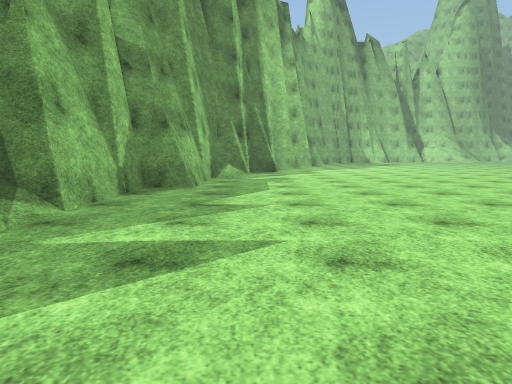
[1] (above)

19 first-person views from a walk through a scene from a Unity 3-D project. The camera is 1.3 m above the floor, tilts 6° down and sees 70° across. The floor is counted in squares, 2 m on a side. Each view is taken from the middle of a square. On the plan, view 1 faces up. The plan holds only what a view shows up to about 11 squares ahead; the rest is blank. The place goes on beyond the plan. The player character is not drawn. Surface patterns are stand-ins for the level's own textures.

[2]
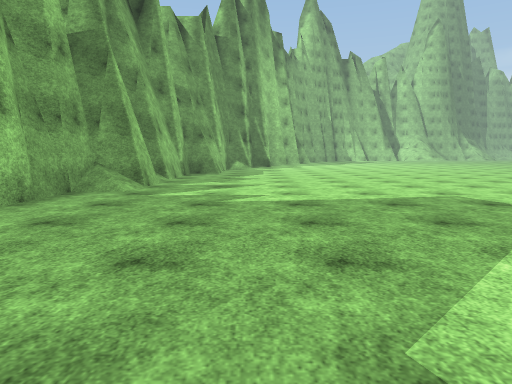

[3]
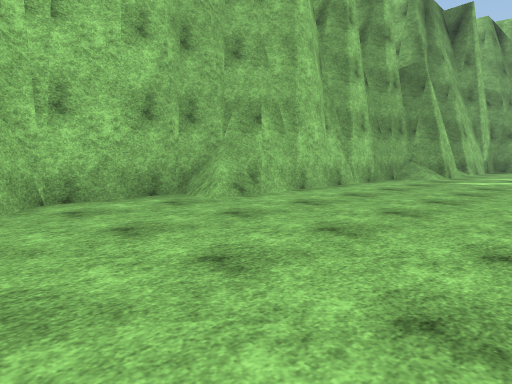

[4]
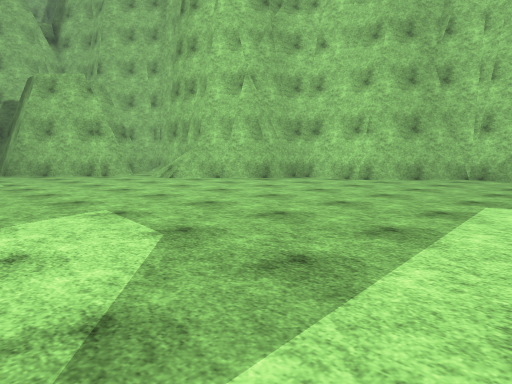

[5]
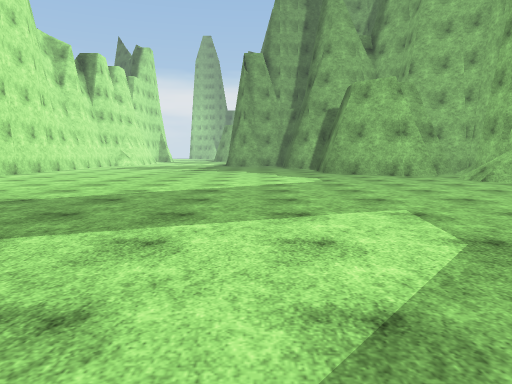

[6]
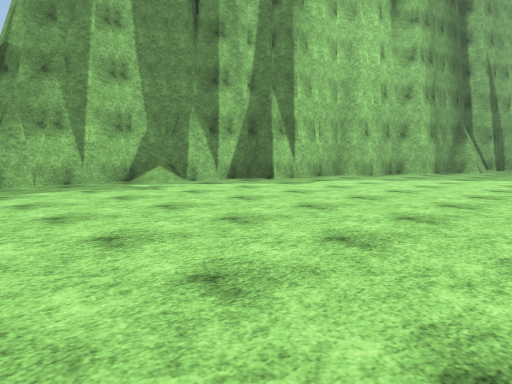

[7]
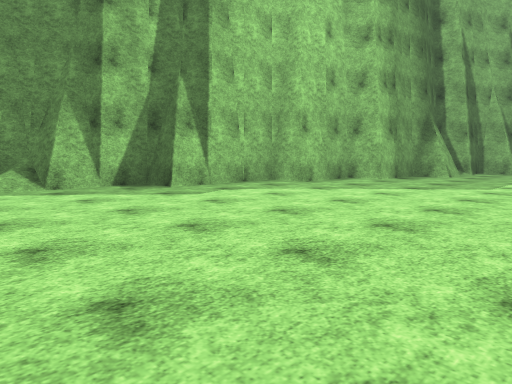

[8]
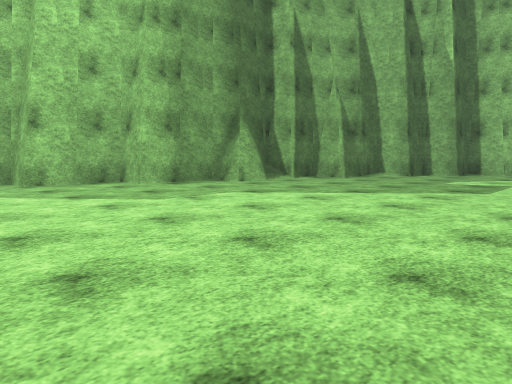

[9]
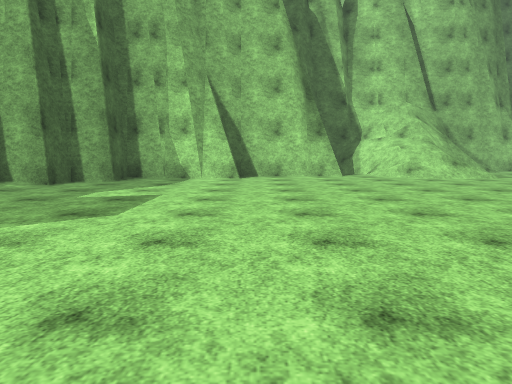

[10]
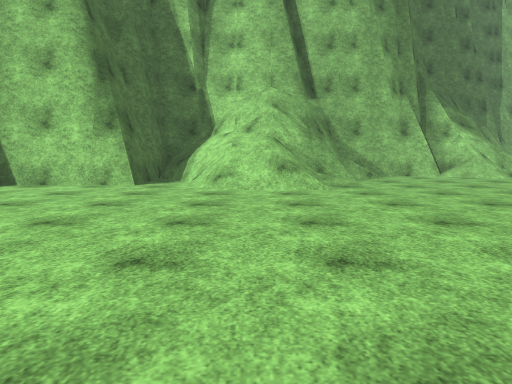

[11]
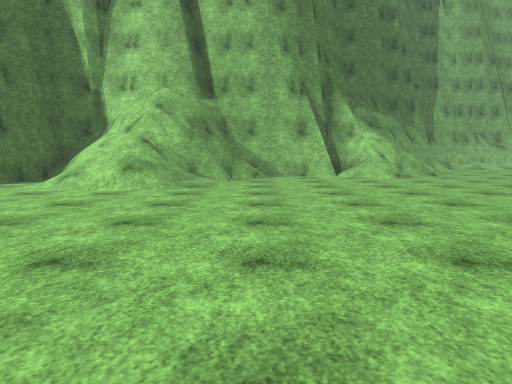

[12]
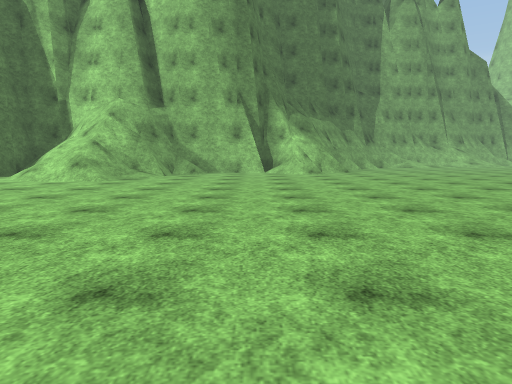

[13]
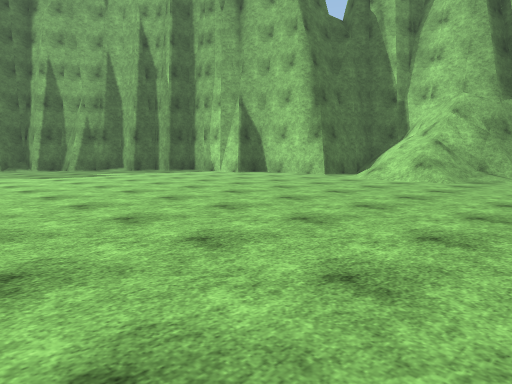

[14]
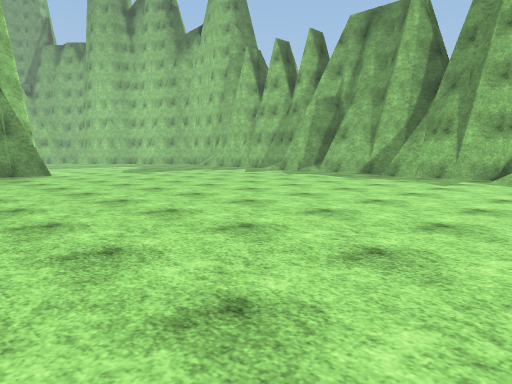

[15]
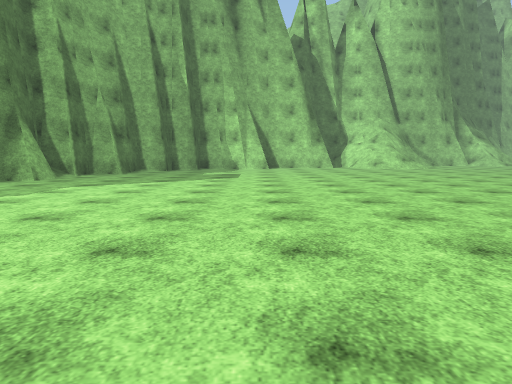

[16]
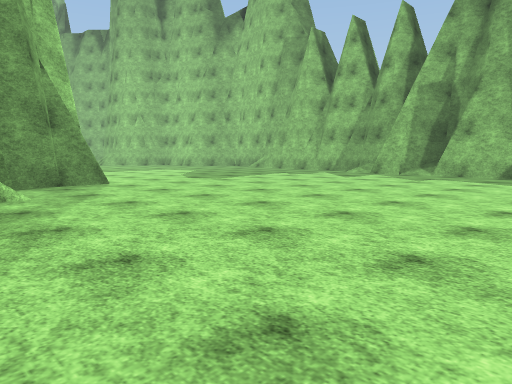

[17]
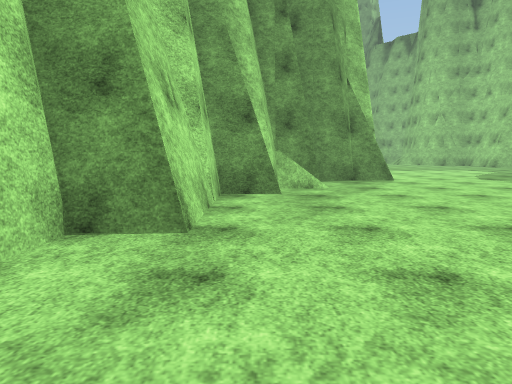

[18]
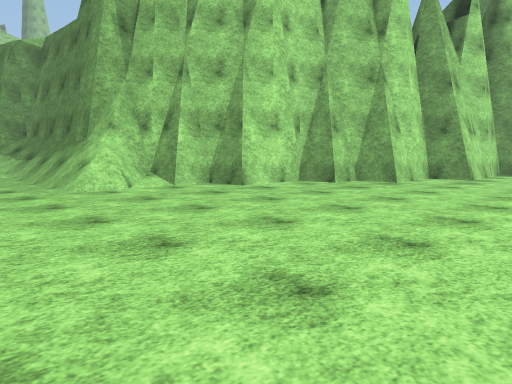

[19]
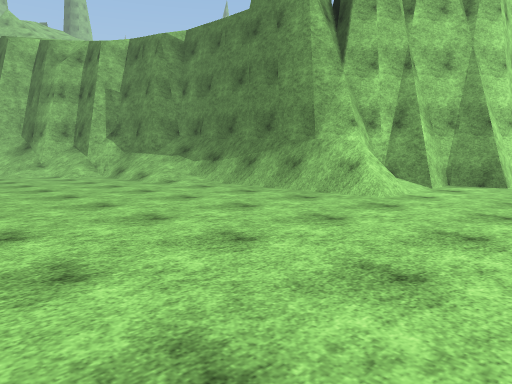

### Floor plan
Key: @ floor where view 1 was taken; # wall or solid block; . floor; / step, stairs or slope; = window, fence, low wall or low ledge.
Columns run from 4 left of view 1 to 25 right of it. Each row starts with its distance up from view 1.
 31                 ##########=/..
 30                 #/####/..//...
 29                 #/=/##........
 28              ####.=///........
 27           ####....///.........
 26          ##...................
 25         ##....................
 24         #....................
 23        ##....................
 22        #....................
 21        #...................
 20       ##...................
 19       #...................
 18      ##..................
 17      #....................../
 16      #.....................//
 15     ##...................//
 14     #.............///////##
 13     #.............=#######
 12    ##.............###
 11    #.............##
 10    #.............#
  9   ##............##
  8   #............##
  7   #............#
  6  ##...........##
  5  ##...........#
  4  #............#
  3  #...........##
  2  #........../#
  1  #..........##
  0  #..@.....###
 -1  #........
 -2  #........
 -3 ##.......
 -4 #..........
 -5 #...........
 -6 #............
 -7 #............
 -8 ##............
 -9  ##............
-10  ##............
-11   ##............
-12    ##............
-13     #............
-14     #.............
-15     ###...........#

Where each view was taken, in squares from view 1:
view 1: 0 up, 0 right, facing up
view 2: 5 down, 0 right, facing up
view 3: 8 down, 1 right, facing up-left
view 4: 4 down, 6 right, facing down-left
view 5: 4 down, 6 right, facing down
view 6: 6 up, 7 right, facing up-left
view 7: 9 up, 7 right, facing up-left
view 8: 14 up, 10 right, facing up-left
view 9: 17 up, 10 right, facing up
view 10: 20 up, 15 right, facing up
view 11: 20 up, 18 right, facing up
view 12: 18 up, 20 right, facing up
view 13: 18 up, 19 right, facing up-left
view 14: 12 up, 9 right, facing down-left
view 15: 11 up, 9 right, facing up
view 16: 8 up, 9 right, facing down-left
view 17: 9 up, 9 right, facing down
view 18: 16 up, 7 right, facing down-right
view 19: 19 up, 11 right, facing down-right
